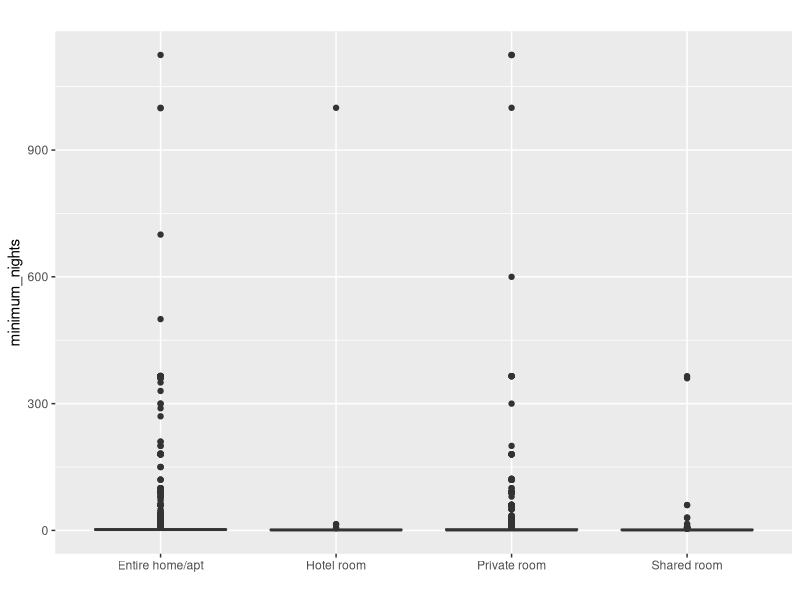
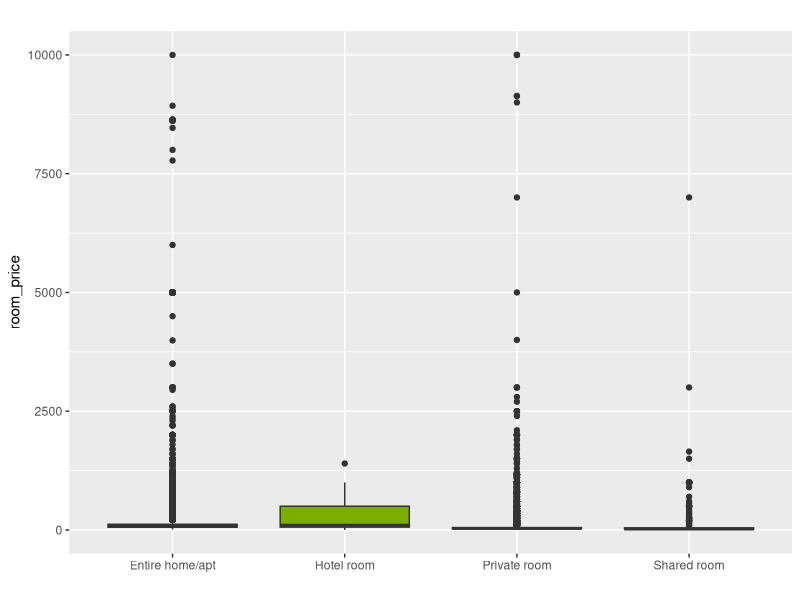
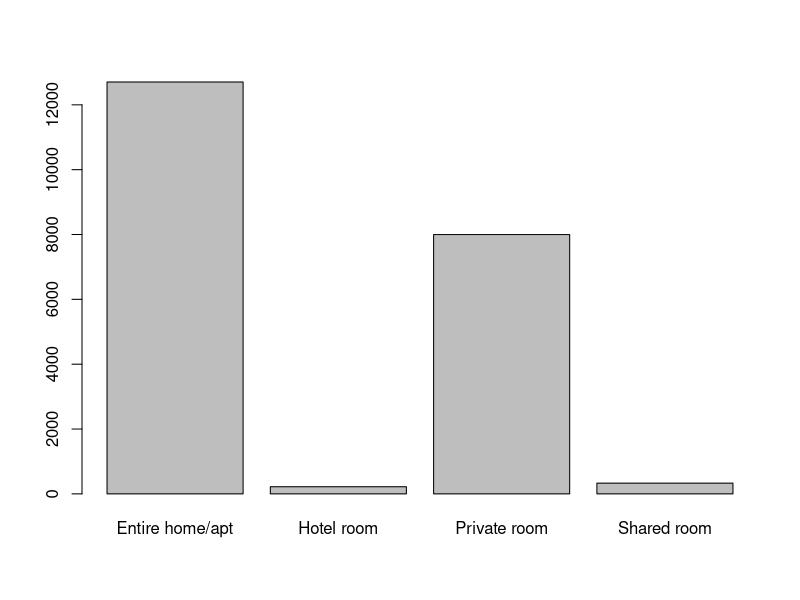

Source code (R) for these figures, in order:
## ---- chunk 1
library(tidyverse)
library(magrittr)
data = read_csv2('air-bnb-listings.csv')
## ---- chunk 2
paste("El dataset tiene:", dim(data)[1], "filas y " , dim(data)[2], "columnas.")
paste("Las variables que tenemos son: ")
paste(colnames(data))
## ---- chunk 3
colnames(data) = colnames(data) %>%  str_replace_all(' ', '_') %>% tolower()
## ---- chunk 4
summary(data)
## ---- chunk 5
data[,c("room_id", "host_id")] %<>%  toString()
data$number_of_reviews_per_month %<>%  as.numeric()
data$lat <- data$coordinates %>% str_split_i(', ', 1) %>% as.numeric()
data$long <- data$coordinates %>% str_split_i(', ', 2) %>%  as.numeric()
## ---- chunk 6
data %>% select_if(where(is.character)) %>% map_dfc(n_distinct)
## ---- chunk 7
print('Ciudades únicas:')
data$city %>% unique()

print('Países únicas:')
data$country %>% unique()
## ---- chunk 8
data = data[data$city=="Madrid",]

## ---- chunk 9
data %>% select_if(where(is.character)) %>% map_dfc(n_distinct)
## ---- chunk 10
data[is.na(data$number_of_reviews_per_month), 'number_of_reviews_per_month'] = 0
## ---- chunk 11
data %>% select_if(where(is.numeric)) %>% summary()
## ---- chunk 12
data %>% select ('room_type','room_price', 'minimum_nights') %>%
  ggplot( aes(x=room_type, y=minimum_nights, fill=room_type)) +
    geom_boxplot() +
 #   scale_fill_viridis(discrete = TRUE, alpha=0.6, option="A") +
  #  theme_ipsum() +
    theme(
      legend.position="none",
      plot.title = element_text(size=11)
    ) +
    ggtitle("") +
    xlab("")
## ---- chunk 13
data %>% select ('room_type','room_price', 'minimum_nights') %>%
  ggplot( aes(x=room_type, y=room_price, fill=room_type)) +
    geom_boxplot() +
 #   scale_fill_viridis(discrete = TRUE, alpha=0.6, option="A") +
  #  theme_ipsum() +
    theme(
      legend.position="none",
      plot.title = element_text(size=11)
    ) +
    ggtitle("") +
    xlab("")
## ---- chunk 14
data$room_type %>% table() %>% barplot()
## ---- chunk 15

## ---- chunk 16
data <- data[data$room_price<9999,]
set.seed(123) 
idx <- sample(1:nrow(data), 0.7*nrow(data))
train_data <- data[idx,]
test_data <- data[-idx,]
## ---- chunk 17
model <- lm(room_price ~ neighbourhood + room_type + availibility +
minimum_nights + 0, data = train_data)

summary(model)
## ---- chunk 18
predictions <- predict(model, newdata = test_data)
accuracy <- sqrt(mean((predictions - test_data$room_price)^2))
print(paste("RMSE del modelo:", accuracy))
## ---- chunk 19
coefficients <- coef(model)

predict_room_price <- function(neighbourhood, room_type, availibility,
minimum_nights, coefficients) {
  # Intercepto
  intercept <- coefficients["(Intercept)"]
  
  # Extraer los coeficientes de las variables categóricas
  neighbourhood_coef <- coefficients[paste0("neighbourhood", neighbourhood)]
  room_type_coef <- coefficients[paste0("room_type", room_type)]
  
  # Coeficiente de la variable continua
  availibility_coef <- coefficients["availibility"]
  minimum_nights_coef <- coefficients["minimum_nights"]
  
  # Verificar si los coeficientes de las interacciones existen
  interaction_coef <- coefficients[paste0("neighbourhood", neighbourhood,
  ":room_type", room_type)]
  if (is.na(interaction_coef)) {
    interaction_coef <- 0
  }
  
  # Calcular la predicción
  predicted_price <- intercept + neighbourhood_coef + room_type_coef +
  availibility_coef * availibility + + minimum_nights_coef * minimum_nights +
  interaction_coef
  
  return(predicted_price)
}
## ---- chunk 20
new_data <- data.frame(neighbourhood = "Sol", room_type = "Entire home/apt",
availibility = 120,  minimum_nights = 1)

# Usar la función predict() para predecir el precio
predicted_price <- predict(model, new_data)
cat("La predicción del precio para un apartamento entero en Sol con \n
disponibilidad de 120 dias y que se reserve como minimo una noche es ",
round(predicted_price,2), "€ \n")

new_data <- data.frame(neighbourhood = "Sol", room_type = "Entire home/apt",
availibility = 365,  minimum_nights = 1)

# Usar la función predict() para predecir el precio
predicted_price <- predict(model, new_data)
cat("La predicción del precio para un apartamento entero en Sol con \n
disponibilidad de 365 dias y que se reserve como minimo una noche es ",
round(predicted_price,2), "€. \n 
Se puede comprobar con respecto al anterior que con un precio más alto \n
hay una mayor disponibilidad, el apartamento con el precio más bajo se \n
alquila más y por lo tanto tiene menos disponibilidad.\n")

new_data <- data.frame(neighbourhood = "Sol", room_type = "Hotel room", 
availibility = 365, minimum_nights = 1)

# Usar la función predict() para predecir el precio
predicted_price <- predict(model, new_data)
cat("La predicción del precio para una habitación de hotel en Sol con \n
disponibilidad de 365 dias y que se reserve como minimo una noche es ", 
round(predicted_price,2), "€. \n 
Si el tipo de alojamiento es una habitación de hotel, el precio de la misma \n
aumenta notablemente. \n")

new_data <- data.frame(neighbourhood = "Prosperidad", 
room_type = "Entire home/apt", availibility = 365, minimum_nights = 1)

# Usar la función predict() para predecir el precio
predicted_price <- predict(model, new_data)
cat("La predicción del precio para un apartamento entero en Prosperidad con \n
disponibilidad de 365 dias y que se reserve como minimo una noche es ", 
round(predicted_price,2), "€. \n
En un barrio más alejado del centro el precio es menor.\n")

new_data <- data.frame(neighbourhood = "Prosperidad", 
room_type = "Entire home/apt", availibility = 365, minimum_nights = 20)

# Usar la función predict() para predecir el precio
predicted_price <- predict(model, new_data)
cat("La predicción del precio para un apartamento entero en Prosperidad con \n
disponibilidad de 365 dias y que se reserve como minimo 20 noches es ", 
round(predicted_price,2), "€. \n
Al aumentar el minimo numero de noches obligatorias que se debe reservar el \n
precio debe bajar para que sea más interesante. \n")

new_data <- data.frame(neighbourhood = "Prosperidad", room_type = "Private room", 
availibility = 365, minimum_nights = 1)

# Usar la función predict() para predecir el precio
predicted_price <- predict(model, new_data)
cat("La predicción del precio para una habitación privada en Prosperidad con \n
disponibilidad de 365 dias y que se reserve como minimo una noche es ",
round(predicted_price,2), "€. \n
Si el tipo de alojamiento es compartido aunque la habitación sea privada, el \n
precio de la misma disminuye notablemente. \n")

